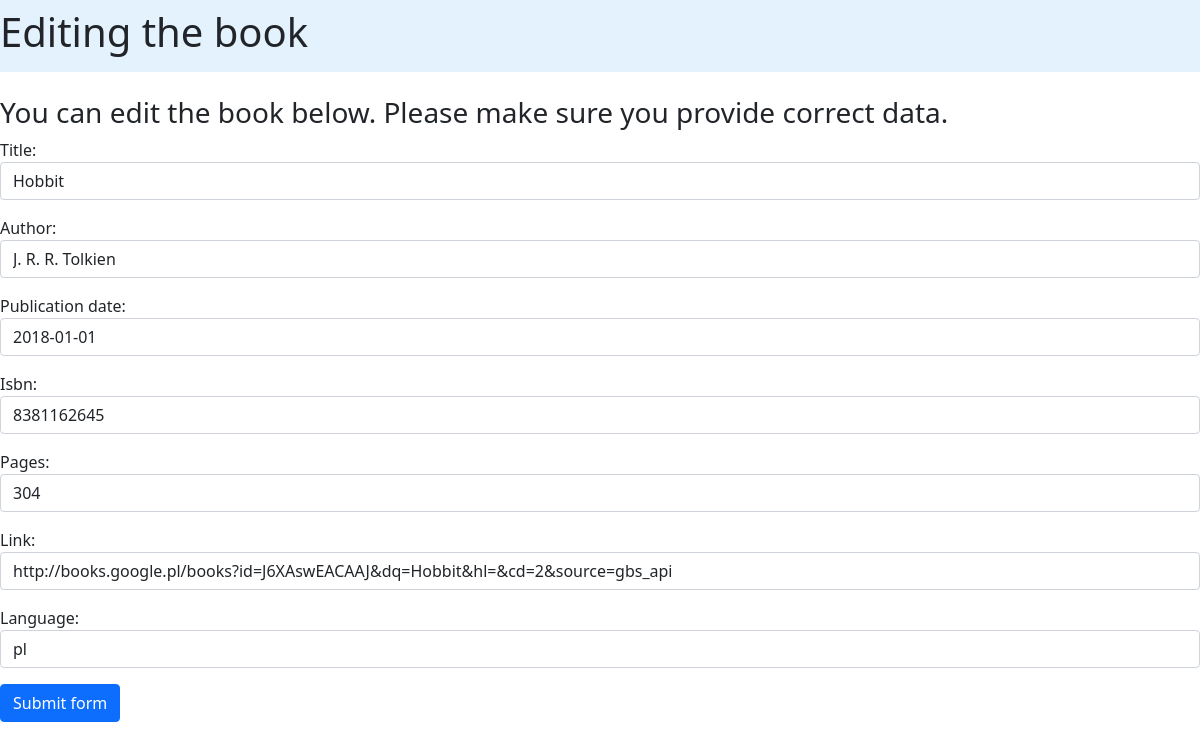
Screenshot of /edit_book/2/ with the database file from the repository.
### books_app/models.py (models this page shows)
class Book(models.Model):
    title = models.TextField(max_length=400)
    author = models.TextField(max_length=400)
    publication_date = models.DateField()
    isbn = models.TextField(max_length=20)
    pages = models.IntegerField(null=True)
    link = models.TextField(max_length=400, null=True)
    language = models.TextField(max_length=100, null=True)

### books_app/views.py (the view, shortened to what this page needs)
# urls.py: path('edit_book/<int:id>/', edit_book, name="edit_book"),
def edit_book(request, id):
    selected_book = get_object_or_404(Book, id=id)
    initial_arguments = {
            "title": selected_book.title,
            "author": selected_book.author,
            "publication_date": selected_book.publication_date,
            "isbn": selected_book.isbn,
            "pages": selected_book.pages,
            "link": selected_book.link,
            "language": selected_book.language
        }
    form = RawBookForm(initial=initial_arguments)
    context = {
        "form": form,
        "selected_book": selected_book
    }
    return render(request, "books_app/edit_book.html", context)

### books_app/templates/books_app/edit_book.html (shortened to what this page needs)
<!DOCTYPE html>
<html lang="en">
<head>
    <link href="https://cdn.jsdelivr.net/npm/bootstrap@5.0.2/dist/css/bootstrap.min.css"
 rel="stylesheet">
</head>
<body>
<nav class="navbar navbar-light" style="background-color: #e3f2fd;">
    <h1>Editing the book</h1>
</nav>
<br/>
<h3>You can edit the book below. Please make sure you provide correct data.</h3>
<form action="." method="POST">
    {{ form.as_p }}
    <button class="btn btn-primary" type="submit">Submit form</button>
</form>
</body>
</html>

### rows the page displays
Book: title "Hobbit", author "J. R. R. Tolkien", publication_date "2018-01-01", isbn "8381162645", pages "304", link "http://books.google.pl/books?id=J6XAswEACAAJ&dq=Hobbit&hl=&cd=2&source=gbs_api", language "pl"
